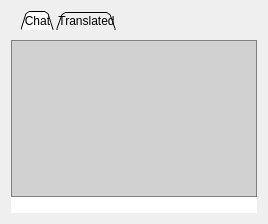
<?xml version="1.0" encoding="UTF-8"?>
<ui version="4.0">
 <class>ChatWidget</class>
 <widget class="QWidget" name="ChatWidget">
  <property name="geometry">
   <rect>
    <x>0</x>
    <y>0</y>
    <width>268</width>
    <height>224</height>
   </rect>
  </property>
  <property name="sizePolicy">
   <sizepolicy hsizetype="Maximum" vsizetype="Maximum">
    <horstretch>0</horstretch>
    <verstretch>0</verstretch>
   </sizepolicy>
  </property>
  <property name="minimumSize">
   <size>
    <width>268</width>
    <height>224</height>
   </size>
  </property>
  <property name="windowTitle">
   <string>Form</string>
  </property>
  <property name="styleSheet">
   <string notr="true">QTextBrowser {
	border: 1px solid gray;
	background-color: rgba(0, 0, 0, 32);
}

QTabWidget::pane {
	background: rgba(0, 0, 0, 0);
	border: 0;
	margin-top: 10px;
    /*    
    position: absolute;
    top: 7px;
    */
}
QTabWidget::tab-bar {
	left: 10px;
}
QTabBar::tab {
    background: qlineargradient(x1: 0, y1: 0, x2: 0, y2: 1,
                                   stop: 0 rgba(0, 0, 0, 16),
								   stop: 0.4 rgba(0, 0, 0, 32),
                                   stop: 0.5 rgba(0, 0, 0, 30),
                                   stop: 1.0 rgba(0, 0, 0, 16));
	min-width: 8ex;
	padding: 2px;
	margin-right: 2px;
/*
	padding: 4px;
	margin-right: 2px;
	min-width: 40px;
*/
		
;
}


QTabBar::tab:selected, QTabBar::tab:hover {
    background: qlineargradient(x1: 0, y1: 0, x2: 0, y2: 1,
                                   stop: 0 rgba(0, 0, 0, 32),
								   stop: 0.4 rgba(0, 0, 0, 64),
                                   stop: 0.5 rgba(0, 0, 0, 60),
                                   stop: 1.0 rgba(0, 0, 0, 32));
	border: 1px solid gray;
	border-bottom: 0;

 }
QScrollBar:vertical {
	border: 1px solid grey;
	background: rgba(0, 0, 0, 0);
	width: 15px;
	margin: 19px 0 19px 0;
}
QScrollBar::handle:vertical {
	background: rgba(0, 0, 0, 32);
	border-top: 1px solid grey;
	border-bottom: 1px solid grey;
	min-height: 45px;
	margin-top: -1;
	margin-bottom: -1;
}
QScrollBar::add-line:vertical {
	border: 1px solid grey;
	background: rgba(0, 0, 0, 32);
	height: 15px;
	subcontrol-position: bottom;
	subcontrol-origin: margin;
}
QScrollBar::sub-line:vertical {
	border: 1px solid grey;
	background: rgba(0, 0, 0, 32);
	height: 15px;
	subcontrol-position: top;
	subcontrol-origin: margin;
}

QScrollBar::up-arrow:vertical, QScrollBar::down-arrow:vertical {
	border: 1px solid grey;
	width: 5px;
	height: 5px;
	background: rgb(0, 0, 0, 32);
}
QScrollBar::add-page:vertical, QScrollBar::sub-page:vertical {
	background: none;
}
</string>
  </property>
  <layout class="QHBoxLayout" name="horizontalLayout">
   <property name="spacing">
    <number>1</number>
   </property>
   <item>
    <widget class="QTabWidget" name="mp_tabWidget">
     <property name="focusPolicy">
      <enum>Qt::WheelFocus</enum>
     </property>
     <property name="styleSheet">
      <string notr="true"/>
     </property>
     <property name="tabShape">
      <enum>QTabWidget::Triangular</enum>
     </property>
     <property name="currentIndex">
      <number>0</number>
     </property>
     <widget class="QWidget" name="mp_tabChat">
      <attribute name="title">
       <string>Chat</string>
      </attribute>
      <layout class="QGridLayout" name="gridLayoutForChat">
       <property name="verticalSpacing">
        <number>0</number>
       </property>
       <property name="margin">
        <number>0</number>
       </property>
       <item row="0" column="0">
        <widget class="QTextBrowser" name="mp_chatView">
         <property name="focusPolicy">
          <enum>Qt::NoFocus</enum>
         </property>
         <property name="styleSheet">
          <string notr="true"/>
         </property>
         <property name="html">
          <string>&lt;!DOCTYPE HTML PUBLIC &quot;-//W3C//DTD HTML 4.0//EN&quot; &quot;http://www.w3.org/TR/REC-html40/strict.dtd&quot;&gt;
&lt;html&gt;&lt;head&gt;&lt;meta name=&quot;qrichtext&quot; content=&quot;1&quot; /&gt;&lt;style type=&quot;text/css&quot;&gt;
p, li { white-space: pre-wrap; }
&lt;/style&gt;&lt;/head&gt;&lt;body style=&quot; font-family:'Lucida Grande'; font-size:13pt; font-weight:400; font-style:normal;&quot;&gt;
&lt;p style=&quot;-qt-paragraph-type:empty; margin-top:0px; margin-bottom:0px; margin-left:0px; margin-right:0px; -qt-block-indent:0; text-indent:0px; font-family:'DejaVu Sans'; font-size:9pt; color:#ffffff;&quot;&gt;&lt;/p&gt;&lt;/body&gt;&lt;/html&gt;</string>
         </property>
         <property name="openExternalLinks">
          <bool>false</bool>
         </property>
         <property name="openLinks">
          <bool>false</bool>
         </property>
        </widget>
       </item>
       <item row="1" column="0">
        <widget class="QLineEdit" name="mp_messageBox">
         <property name="sizePolicy">
          <sizepolicy hsizetype="Expanding" vsizetype="Preferred">
           <horstretch>0</horstretch>
           <verstretch>0</verstretch>
          </sizepolicy>
         </property>
         <property name="frame">
          <bool>false</bool>
         </property>
        </widget>
       </item>
      </layout>
     </widget>
     <widget class="QWidget" name="mp_tabTranslated">
      <attribute name="title">
       <string>Translated</string>
      </attribute>
      <layout class="QGridLayout" name="gridLayoutForTranslated">
       <property name="margin">
        <number>0</number>
       </property>
       <property name="spacing">
        <number>0</number>
       </property>
       <item row="0" column="0">
        <widget class="QTextBrowser" name="mp_chatTranslatedView">
         <property name="html">
          <string>&lt;!DOCTYPE HTML PUBLIC &quot;-//W3C//DTD HTML 4.0//EN&quot; &quot;http://www.w3.org/TR/REC-html40/strict.dtd&quot;&gt;
&lt;html&gt;&lt;head&gt;&lt;meta name=&quot;qrichtext&quot; content=&quot;1&quot; /&gt;&lt;style type=&quot;text/css&quot;&gt;
p, li { white-space: pre-wrap; }
&lt;/style&gt;&lt;/head&gt;&lt;body style=&quot; font-family:'Lucida Grande'; font-size:13pt; font-weight:400; font-style:normal;&quot;&gt;
&lt;p style=&quot;-qt-paragraph-type:empty; margin-top:0px; margin-bottom:0px; margin-left:0px; margin-right:0px; -qt-block-indent:0; text-indent:0px; font-family:'DejaVu Sans'; font-size:9pt;&quot;&gt;&lt;/p&gt;&lt;/body&gt;&lt;/html&gt;</string>
         </property>
         <property name="openExternalLinks">
          <bool>true</bool>
         </property>
        </widget>
       </item>
      </layout>
     </widget>
    </widget>
   </item>
  </layout>
 </widget>
 <resources/>
 <connections/>
</ui>
